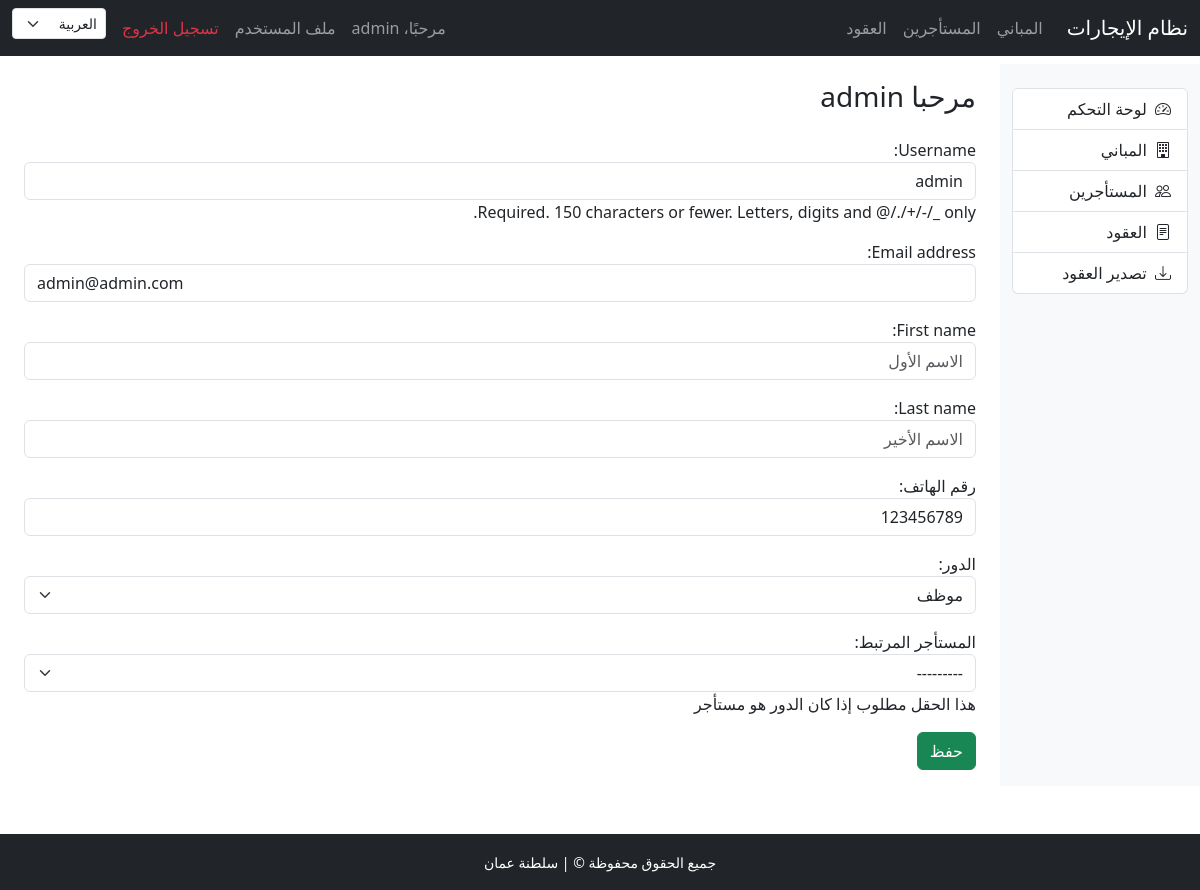
The app's page /ar/accounts/profile/ (signed in), older data.
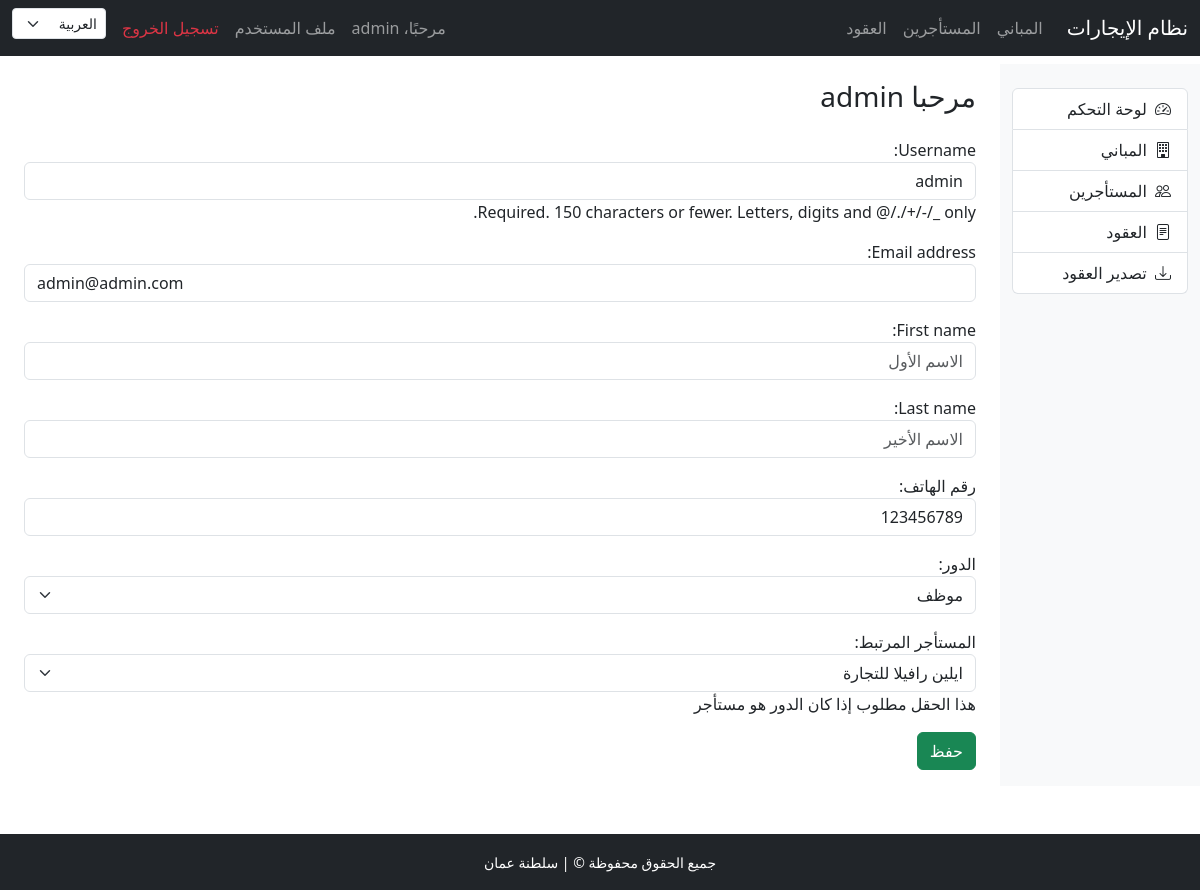
The same page, newer data.
### accounts/models.py (models this page shows, shortened)
class UserProfile(models.Model):
  ROLE_CHOICES = (
    ('admin', _('مشرف')),
    ('staff', _('موظف')),
    ('tenant', _('مستأجر')),
  )
  user = models.OneToOneField(
    User,
    on_delete=models.CASCADE,
    related_name='profile',
    verbose_name=_('المستخدم')
  )
  phone = models.CharField(
    max_length=20,
    blank=True,
    null=True,
    verbose_name=_('رقم الهاتف')
  )
  role = models.CharField(
    max_length=10,
    choices=ROLE_CHOICES,
    default='staff',
    verbose_name=_('الدور')
  )
  tenant = models.OneToOneField(
    Tenant,
    on_delete=models.SET_NULL,
    blank=True,
    null=True,
    related_name='profiles',
    verbose_name=_('المستأجر المرتبط'),
    help_text=_('هذا الحقل مطلوب إذا كان الدور هو مستأجر')
  )
  class Meta:
    verbose_name = _('ملف مستخدم')
    verbose_name_plural = _('ملفات المستخدمين')

### accounts/views.py (the view, shortened to what this page needs)
# urls.py: path('profile/', profile_view, name='profile'),
@login_required
def profile_view(request):
  user_form = UserForm(instance=request.user)
  profile_form = UserProfileForm(instance=request.user.profile)
  return render(request, 'accounts/profile.html', {
    'user_form': user_form,
    'profile_form': profile_form,
  })

### accounts/forms.py (shortened to what this page needs)
class UserForm(forms.ModelForm):
  class Meta:
    model = User
    fields = ['username', 'email', 'first_name', 'last_name']
    widgets = {
      'username': forms.TextInput(attrs={'class': 'form-control', 'placeholder': 'اسم المستخدم'}),
      'email': forms.EmailInput(attrs={'class': 'form-control', 'placeholder': 'البريد الإلكتروني'}),
      'first_name': forms.TextInput(attrs={'class': 'form-control', 'placeholder': 'الاسم الأول'}),
      'last_name': forms.TextInput(attrs={'class': 'form-control', 'placeholder': 'الاسم الأخير'})
    }

class UserProfileForm(forms.ModelForm):
  class Meta:
    model = UserProfile
    fields = ['phone', 'role', 'tenant']
    widgets = {
      'phone': forms.TextInput(attrs={'class': 'form-control'}),
      'role': forms.Select(attrs={'class': 'form-select'}),
      'tenant': forms.Select(attrs={'class': 'form-select'}),
    }

### tenants/models.py (called while the page is built)
  def __str__(self):
    return self.full_name

### templates/accounts/profile.html (shortened to what this page needs)
{% extends 'base.html' %}
{% load i18n %}
{% block content %}
<h3 class="mb-4">
    {% trans "مرحبا" %} {{ user.username }}
</h3>
<form method="post">
    {{ user_form.as_p }}
    {{ profile_form.as_p }}
    <button type="submit" class="btn btn-success">{% trans "حفظ" %}</button>
</form>
{% endblock %}

Row changes from the older to the newer data that the page shows:
changed UserProfile "موظف": tenant "---------" → "ايلين رافيلا للتجارة"
